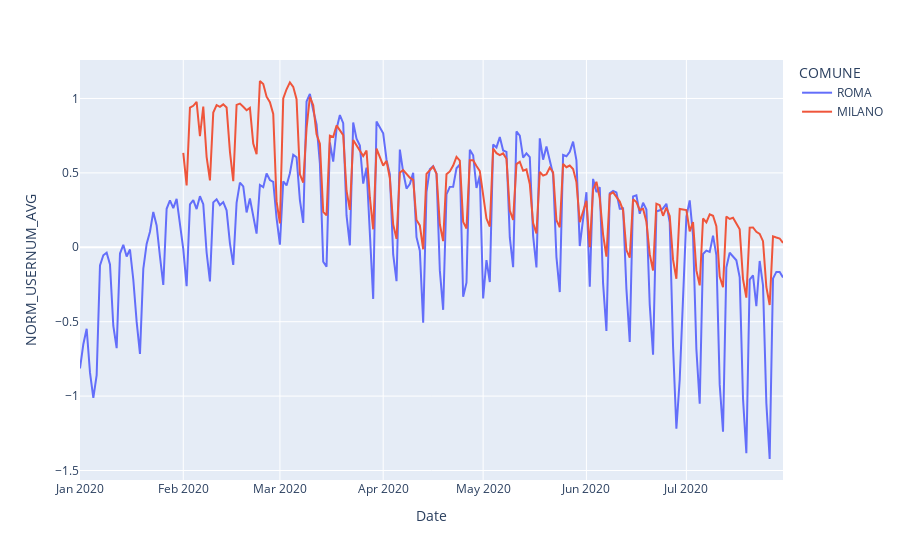

The cell this chart's notebook holds for it:
### Code cell
fig = px.line(daily_selected_data_groupped, x='Date', y='NORM_USERNUM_AVG', color='COMUNE')
fig.show()

### Figure 1 — Plotly figure (JSON) as saved in the notebook; plotly's stock layout.template omitted (floating-point values rounded to 4 significant figures; data arrays with more than 128 entries replaced by an {"elided": "..."} marker saying what was removed)
{"data": [{"hovertemplate": "COMUNE=ROMA<br>Date=%{x}<br>NORM_USERNUM_AVG=%{y}<extra></extra>", "legendgroup": "ROMA", "line": {"color": "#636efa", "dash": "solid"}, "mode": "lines", "name": "ROMA", "orientation": "v", "showlegend": true, "type": "scatter", "x": {"elided": "208 str values"}, "xaxis": "x", "y": {"elided": "208 float values"}, "yaxis": "y"}, {"hovertemplate": "COMUNE=MILANO<br>Date=%{x}<br>NORM_USERNUM_AVG=%{y}<extra></extra>", "legendgroup": "MILANO", "line": {"color": "#EF553B", "dash": "solid"}, "mode": "lines", "name": "MILANO", "orientation": "v", "showlegend": true, "type": "scatter", "x": {"elided": "177 str values"}, "xaxis": "x", "y": {"elided": "177 float values"}, "yaxis": "y"}], "layout": {"legend": {"title": {"text": "COMUNE"}, "tracegroupgap": 0}, "margin": {"t": 60}, "xaxis": {"anchor": "y", "domain": [0, 1], "title": {"text": "Date"}}, "yaxis": {"anchor": "x", "domain": [0, 1], "title": {"text": "NORM_USERNUM_AVG"}}}}
